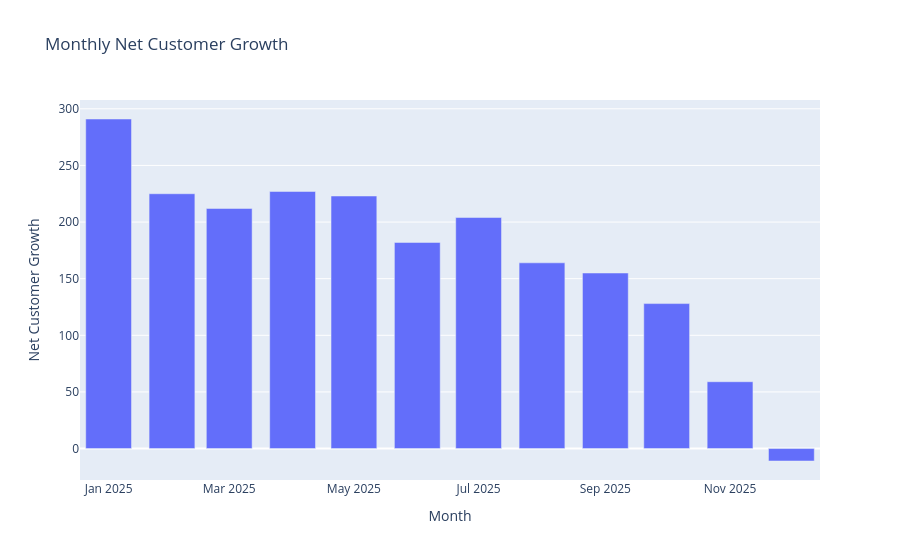

The notebook cell saved with this chart:
### Code cell
# Visualization
fig = px.bar(
    monthly_net_growth,
    x = "month",
    y = "net_customer_growth",
    title = "Monthly Net Customer Growth"
)

fig.update_layout(
    xaxis_title = "Month",
    yaxis_title = "Net Customer Growth"
)

fig.show()

### Figure 1 — Plotly figure (JSON) as saved in the notebook; plotly's stock layout.template omitted (floating-point values rounded to 4 significant figures)
{"data": [{"hovertemplate": "month=%{x}<br>net_customer_growth=%{y}<extra></extra>", "legendgroup": "", "marker": {"color": "#636efa", "pattern": {"shape": ""}}, "name": "", "orientation": "v", "showlegend": false, "textposition": "auto", "type": "bar", "x": ["2025-01-01", "2025-02-01", "2025-03-01", "2025-04-01", "2025-05-01", "2025-06-01", "2025-07-01", "2025-08-01", "2025-09-01", "2025-10-01", "2025-11-01", "2025-12-01"], "xaxis": "x", "y": [291, 225, 212, 227, 223, 182, 204, 164, 155, 128, 59, -11], "yaxis": "y"}], "layout": {"barmode": "relative", "legend": {"tracegroupgap": 0}, "title": {"text": "Monthly Net Customer Growth"}, "xaxis": {"anchor": "y", "domain": [0, 1], "title": {"text": "Month"}}, "yaxis": {"anchor": "x", "domain": [0, 1], "title": {"text": "Net Customer Growth"}}}}
